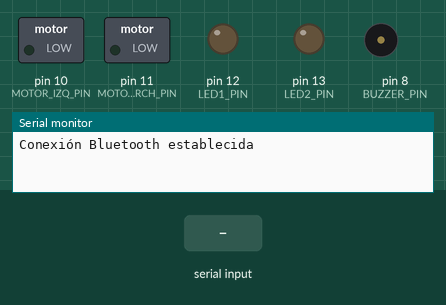
Recording of a sketch running on a simulated Arduino Uno, built with avr-gcc and run on an emulated ATmega328P. On the bench: switched loads named in the sketch (green lamp = pin HIGH), output pins drawn as LEDs (lit = HIGH), buzzer (waves = sounding, pin HIGH), the last lines printed to the serial monitor. Inputs (shaded band) come from the test bench.

Above: at 1.2 s.
1.3 s: "F" received over the second serial link
At 1.9 s:
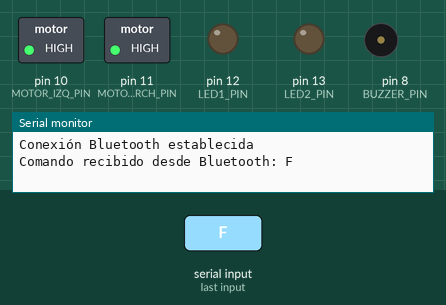
2.8 s: "L" received over the second serial link
At 3.1 s:
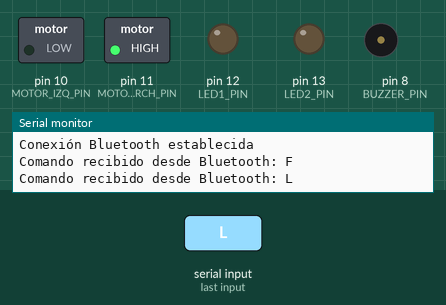
4.3 s: "R" received over the second serial link
At 5.4 s:
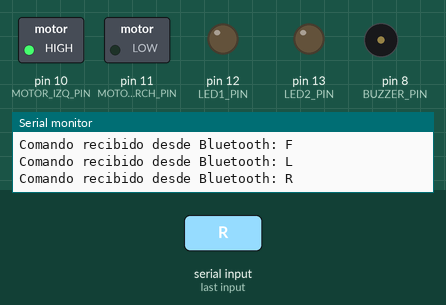
5.8 s: "V" received over the second serial link
At 6.6 s:
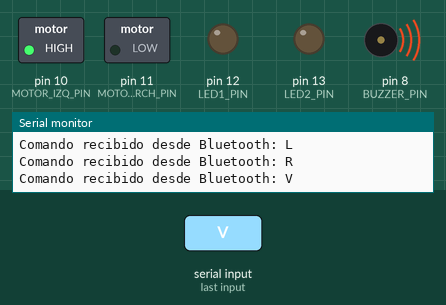
Timing chart, 0 to 8.8 s (numbered marks = the images above; inputs shaded):
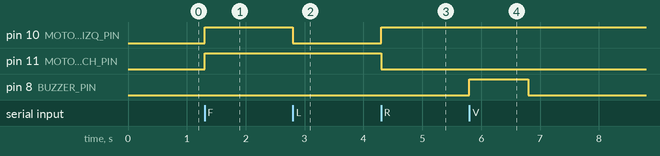

The sketch:

carrito_final.ino
```cpp
#include <SoftwareSerial.h>

// Configuración de los pines RX y TX del módulo Bluetooth
const int BT_RX_PIN = 6;  // Conectado al pin TX del módulo Bluetooth
const int BT_TX_PIN = 7;  // Conectado al pin RX del módulo Bluetooth

SoftwareSerial bluetoothSerial(BT_RX_PIN, BT_TX_PIN);

// Pines de los componentes
const int LED1_PIN = 12;
const int LED2_PIN = 13;
const int MOTOR_IZQ_PIN = 10;
const int MOTOR_DERCH_PIN = 11;
const int BUZZER_PIN = 8;

// Variables para controlar el estado de los componentes
bool led1Encendido = false;
bool led2Encendido = false;

void setup() {
  Serial.begin(9600);
  bluetoothSerial.begin(9600);

  // Esperar hasta que se establezca la conexión Bluetooth
  while (!bluetoothSerial) {
    delay(100);
  }

  Serial.println("Conexión Bluetooth establecida");

  pinMode(LED1_PIN, OUTPUT);
  pinMode(LED2_PIN, OUTPUT);
  pinMode(MOTOR_IZQ_PIN, OUTPUT);
  pinMode(MOTOR_DERCH_PIN, OUTPUT);
  pinMode(BUZZER_PIN, OUTPUT);

  // Apagar todos los componentes
  digitalWrite(LED1_PIN, LOW);
  digitalWrite(LED2_PIN, LOW);
  digitalWrite(MOTOR_IZQ_PIN, LOW);
  digitalWrite(MOTOR_DERCH_PIN, LOW);
  digitalWrite(BUZZER_PIN, LOW);
}

void loop() {
  // Verificar si hay datos disponibles en el módulo Bluetooth
  if (bluetoothSerial.available()) {
    // Leer el dato recibido del módulo Bluetooth
    char receivedChar = bluetoothSerial.read();

    // Imprimir el dato recibido en el puerto serial
    Serial.print("Comando recibido desde Bluetooth: ");
    Serial.println(receivedChar);

    // Ejecutar el comando correspondiente
    switch (receivedChar) {
      case 'F':  // Ambos motores se activarán
        digitalWrite(MOTOR_IZQ_PIN, HIGH);
        digitalWrite(MOTOR_DERCH_PIN, HIGH);
        break;
      case 'L':  // El motorIzq se apagará y el motorDerch se encenderá
        digitalWrite(MOTOR_IZQ_PIN, LOW);
        digitalWrite(MOTOR_DERCH_PIN, HIGH);
        break;
      case 'R':  // El motorIzq se encenderá y el motorDerch se apagará
        digitalWrite(MOTOR_IZQ_PIN, HIGH);
        digitalWrite(MOTOR_DERCH_PIN, LOW);
        break;
      case 'W':  // Se encenderá el led1
        digitalWrite(LED1_PIN, HIGH);
        led1Encendido = true;
        break;
      case 'U':  // Se encenderá el led2
        digitalWrite(LED2_PIN, HIGH);
        led2Encendido = true;
        break;
      case 'V':  // Hará sonar el buzzer
        digitalWrite(BUZZER_PIN, HIGH);
        delay(1000);
        digitalWrite(BUZZER_PIN, LOW);
        break;
        case '4':  // El motorIzq se apagará y el motorDerch se encenderá
        digitalWrite(MOTOR_IZQ_PIN, LOW);
        digitalWrite(MOTOR_DERCH_PIN, LOW);
        break;
      default:  // Comando inválido
        break;
    }
  }
  // Verificar si los leds deben apagarse
  if (led1Encendido && !bluetoothSerial.available()) {
    digitalWrite(LED1_PIN, LOW);
    led1Encendido = false;
  }

  if (led2Encendido && !bluetoothSerial.available()) {
    digitalWrite(LED2_PIN, LOW);
    led2Encendido = false;
  }
}
```

Measured:
- after the input at 1.3 s, pin 10 (MOTOR_IZQ_PIN), pin 11 (MOTOR_DERCH_PIN): LOW → HIGH at once
- after the input at 2.8 s, pin 10 (MOTOR_IZQ_PIN): HIGH → LOW at once
- after the input at 4.3 s, pin 10 (MOTOR_IZQ_PIN): LOW → HIGH at once; pin 11 (MOTOR_DERCH_PIN): HIGH → LOW at once
- after the input at 5.8 s, pin 8 (BUZZER_PIN): LOW → HIGH at once, → LOW 1.0 s later
